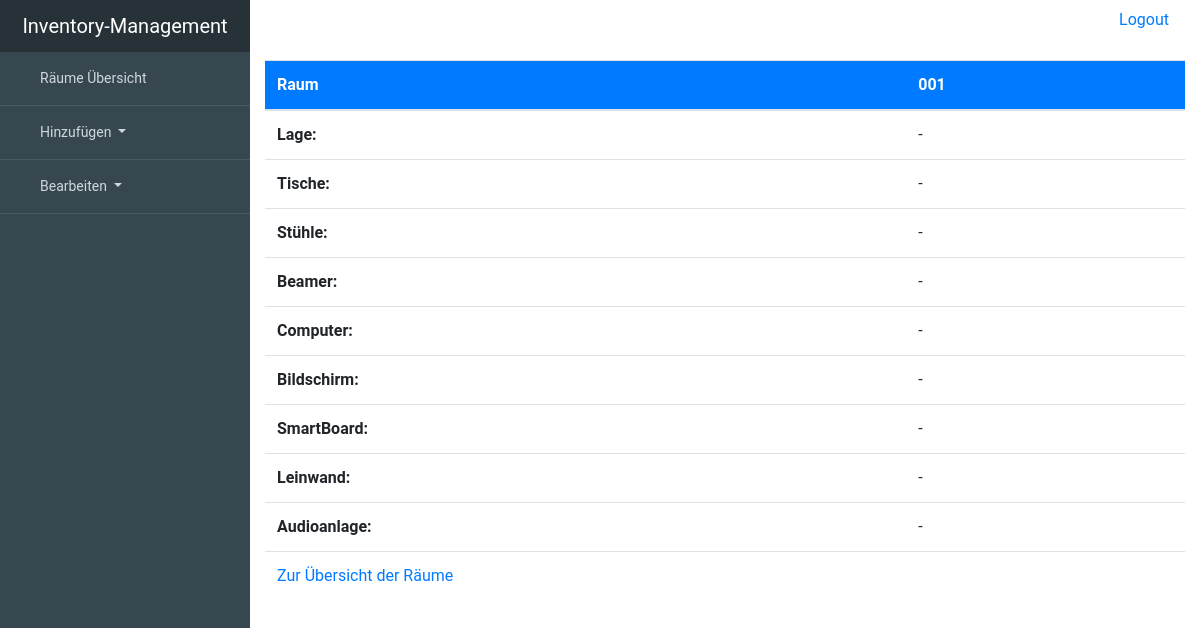
Screenshot of /room/001/ with the database file from the repository.
### inventory_managementsentials/models.py (models this page shows, shortened)
class Room(models.Model):
    description = models.CharField(max_length=99, unique=True, primary_key=True)
    location = models.ForeignKey('Location', null=True, on_delete=models.SET_NULL, blank=True)
    blackboard = models.BooleanField(blank=True, null=True)
    chair = models.DecimalField(blank=True, max_digits=3, decimal_places=0, null=True)
    table = models.DecimalField(blank=True, max_digits=3, decimal_places=0, null=True)
    class Meta:
        verbose_name = "room"
        verbose_name_plural = "rooms"

### inventory_managementsentials/views.py (the view)
# urls.py: url(r'^room/(?P<pk>.+)/$', views.RoomDetailView.as_view(), name='room'),
class RoomDetailView(generic.DetailView):
    model = Room
    template_name = 'inventory_managementsentials/room_detail.html'

### inventory_managementsentials/templates/inventory_managementsentials/room_detail.html (shortened to what this page needs)
{% extends "inventory_managementsentials/base.html" %}
{% block content %}
    <table class="table table-hover" style="margin-top: 20px ">
        <thead style="background-color: #007bff; color: #ffffff">
        <tr>
            <th scope="col">Raum</th>
            <th scope="col">{{ object.description }}</th>
        </tr>
        </thead>
        <tbody>
        <tr>
            <th scope="row">Lage:</th>
            <td>{{ object.location|default_if_none:'-' }}</td>
        </tr>
        <tr>
            <th scope="row>">Tische:</th>
            <td>{{ object.table|default_if_none:'-' }}</td>
        </tr>
        <tr>
            <th scope="row>">Stühle:</th>
            <td>{{ object.chair|default_if_none:'-' }}</td>
        </tr>
        <tr>
        <th scope="row">Beamer:</th>
            <td>
                {% if object.beamer_set.all %}
                    {% for beamer in object.beamer_set.all %}
                        <br>
                        Bezeichnung: {{ beamer.description }}<br>
                        Anschlüsse:
                            {% if beamer.HDMI %}HDMI,{% endif %}
                            {% if beamer.VGA %}VGA,{% endif %}
                            {% if beamer.DVI %}DVI,{% endif %}
                            {% if beamer.DB %}DB,{% endif %}
                            {% if beamer.USBTypeC %}USBTypeC,{% endif %}
                        <br>
                        Status:
                        {% if beamer.status == 'working' %}
                            Funktionsfähig
                        {% elif beamer.status == 'broken' %}
                            Defekt
                        {% else %}
                            -
                        {% endif %}
                        <br>
                        Garantiedauer:
                        {% if beamer.warranty_period %}
                            {{ beamer.warranty_period }} Jahre
                        {% else %}
                            -
                        {% endif %}
                        <br>
                        Einkaufsdatum: {{ beamer.date_of_purchase|default_if_none:'-' }}<br>
                        Preis:
                        {% if beamer.price %}
                            {{ beamer.price}}€
                        {% else %}
                            keine Angabe
                        {% endif %}
                        <br>
                        Marke: {{ beamer.brand|default_if_none:'-'}}<br>
                        Seriennummer: {{ beamer.serialnumber|default_if_none:'-'}}<br>
                        <br>
                    {% endfor %}
                {% else %}
                    -
                {% endif %}
            </td>
        </tr>
        <tr>
            <th scope="row">Computer:</th>
            <td>
                {% if object.computer_set.all %}
                    {% for computer in object.computer_set.all %}
                        <br>
                        Bezeichnung: {{ computer.description }}<br>
                        Status:
                            {% if computer.status == 'working' %}
                                Funktionsfähig
                            {% elif computer.status == 'broken' %}
                                Defekt
                            {% else %}
                                -
                            {% endif %}
                        <br>
                        Garantiedauer:
                            {% if computer.warranty_period %}
                                {{ computer.warranty_period }} Jahre
                            {% else %}
                                -
                            {% endif %}
                        <br>
                        Einkaufsdatum: {{ computer.date_of_purchase|default_if_none:'-' }}<br>
                        Preis:
                        {% if computer.price %}
                            {{ computer.price}}€
                        {% else %}
                            -
                        {% endif %}
                        <br>
                        Marke: {{ computer.brand|default_if_none:'-'}}<br>
                        Seriennummer: {{ computer.serialnumber|default_if_none:'-'}}<br>
                        <br>
                    {% endfor %}
                {% else %}
                    -
                {% endif %}
            </td>
        </tr>
        <tr>
            <th scope="row">Bildschirm:</th>
            <td>
                {% if object.screen_set.all%}
                    {% for screen in object.screen_set.all %}
                        <br>
                        Bezeichnung: {{ screen.description}}<br>
                        Format: {{ screen.screen_format|default_if_none:'-' }}<br>
                        Status:
                            {% if screen.status == 'working' %}
                                Funktionsfähig
                            {% elif screen.status == 'broken' %}
                                Defekt
                            {% else %}
                                -
                            {% endif %}
                        <br>
                        Garantiedauer:
                        {% if screen.warranty_period %}
                            {{ screen.warranty_period }} Jahre
                        {% else %}
                            -
                        {% endif %}
                        <br>
                        Einkaufsdatum: {{ screen.date_of_purchase|default_if_none:'-' }}<br>
                        Preis:
                        {% if screen.price %}
                            {{ screen.price}}€
                        {% else %}
                            -
                        {% endif %}
                        <br>
                        Marke: {{ screen.brand|default_if_none:'-'}}<br>
                        Seriennummer: {{ screen.serialnumber|default_if_none:'-'}}<br>
                        <br>
                {% endfor %}
            {% else %}
            -
            {% endif %}
            </td>
        </tr>
        <tr>
            <th scope="row">SmartBoard:</th>
            <td>
                {% if object.smartboard_set.all %}
                    {% for smartboard in object.smartboard_set.all %}
                        <br>
                        Bezeichnung: {{ smartboard.description }}<br>
                        Status:
                            {% if smartboard.status == 'working' %}
                                Funktionsfähig
                            {% elif smartboard.status == 'broken' %}
                                Defekt
                            {% else %}
                                -
                            {% endif %}
                        <br>
                        Garantiedauer:
                        {% if smartboard.warranty_period %}
                            {{ smartboard.warranty_period }} Jahre
                        {% else %}
                            -
                        {% endif %}
                        <br>
                        Einkaufsdatum: {{ smartboard.date_of_purchase|default_if_none:'-' }}<br>
                        Preis:
                        {% if smartboard.price %}
                            {{ smartboard.price}}€
                        {% else %}
                            -
                        {% endif %}
                        <br>
                        Marke: {{ smartboard.brand|default_if_none:'-'}}<br>
                        Seriennummer: {{ smartboard.serialnumber|default_if_none:'-'}}<br>
                        <br>
                    {% endfor %}
                {% else%}
                    -
                {% endif %}
            </td>
        </tr>
        <tr>
            <th scope="row">Leinwand:</th>
            <td>
                {% if object.canvas_set.all %}
                    {% for canvas in object.canvas_set.all %}
                        <br>
                        Bezeichnung: {{ canvas.description}}<br>
                        Format: {{ canvas.canvas_format|default_if_none:'-' }}<br>
                        Status:
                        {% if canvas.status %}
                            Funktionsfähig<br>
                        {% elif canvas.status == False %}
                            Kaputt<br>
                        {% else %}
                            -
                        {% endif %}
                        Garantiedauer:
                        {% if canvas.warranty_period %}
                            {{ canvas.warranty_period }} Jahre
                        {% else %}
                            -
                        {% endif %}
                        <br>
                        Einkaufsdatum: {{ canvas.date_of_purchase|default_if_none:'-' }}<br>
                        Preis:
                        {% if canvas.price %}
                             {{ canvas.price }}€
                        {% else %}
                            -
                        {% endif %}
                        <br>
                        Marke: {{ canvas.brand|default_if_none:'-'}}<br>
                        Seriennummer: {{ canvas.serialnumber|default_if_none:'-'}}<br>
                    {% endfor %}
                {% else%}
                    -
                {% endif %}
            </td>
        </tr>
        <tr>
            <th scope="row">Audioanlage:</th>
            <td>
                {% if object.speakerset_set.all %}
                    {% for speakerset in object.speakerset_set.all %}
                        Bezeichnung: {{ speakerset.description }}<br>
                        Anzahl an Lautsprecher: {{ speakerset.quantity|default_if_none:'-' }}<br>
                        Status:
                            {% if speakerset.status == 'working' %}
                                Funktionsfähig
                            {% elif speakerset.status == 'broken' %}
                                Defekt
                            {% else %}
                                -
                            {% endif %}
                        <br>
                        <br>
                        Garantiedauer:
                        {% if speakerset.warranty_period %}
                            {{ speakerset.warranty_period }} Jahre
                        {% else %}
                            -
                        {% endif %}
                        <br>
                        Einkaufsdatum: {{ speakerset.date_of_purchase|default_if_none:'-' }}<br>
                        Preis:
                        {% if speakerset.price %}
                             {{ speakerset.price}}€
                        {% else %}
                            -
                        {% endif %}
                        <br>
                        Marke: {{ speakerset.brand|default_if_none:'-'}}<br>
                        Seriennummer: {{ speakerset.serialnumber|default_if_none:'-'}}<br>
                    {% endfor %}
                {% else %}
                    -
                {% endif %}
        </tr>
        <tr>
            <td colspan="2">
                <a href="{% url 'inventory_managementsentials:RoomView' %}">Zur Übersicht der Räume</a>
            </td>
        </tr>
        </tbody>
    </table>
{% endblock %}

### inventory_managementsentials/templates/inventory_managementsentials/base.html (style rules this page uses)
body { overflow-x: hidden; font-family: 'Roboto', sans-serif; font-size: 16px; }

### rows the page displays
Room: description "001", location "-", table "-", chair "-"
